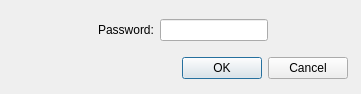
<?xml version="1.0" encoding="UTF-8"?>
<ui version="4.0">
 <class>SetPasswordDialog</class>
 <widget class="QDialog" name="SetPasswordDialog">
  <property name="geometry">
   <rect>
    <x>0</x>
    <y>0</y>
    <width>361</width>
    <height>94</height>
   </rect>
  </property>
  <property name="windowTitle">
   <string>Set server password</string>
  </property>
  <widget class="QWidget" name="verticalLayoutWidget">
   <property name="geometry">
    <rect>
     <x>17</x>
     <y>9</y>
     <width>331</width>
     <height>81</height>
    </rect>
   </property>
   <layout class="QVBoxLayout" name="verticalLayout_3">
    <item>
     <layout class="QHBoxLayout" name="horizontalLayout">
      <item>
       <spacer name="horizontalSpacer_2">
        <property name="orientation">
         <enum>Qt::Horizontal</enum>
        </property>
        <property name="sizeHint" stdset="0">
         <size>
          <width>40</width>
          <height>20</height>
         </size>
        </property>
       </spacer>
      </item>
      <item>
       <widget class="QLabel" name="label">
        <property name="text">
         <string>Password:</string>
        </property>
       </widget>
      </item>
      <item>
       <widget class="QLineEdit" name="setPasswordEdit">
        <property name="maxLength">
         <number>16</number>
        </property>
        <property name="echoMode">
         <enum>QLineEdit::Password</enum>
        </property>
       </widget>
      </item>
      <item>
       <spacer name="horizontalSpacer">
        <property name="orientation">
         <enum>Qt::Horizontal</enum>
        </property>
        <property name="sizeHint" stdset="0">
         <size>
          <width>40</width>
          <height>20</height>
         </size>
        </property>
       </spacer>
      </item>
     </layout>
    </item>
    <item>
     <widget class="QDialogButtonBox" name="setPasswordButtons">
      <property name="orientation">
       <enum>Qt::Horizontal</enum>
      </property>
      <property name="standardButtons">
       <set>QDialogButtonBox::Cancel|QDialogButtonBox::Ok</set>
      </property>
     </widget>
    </item>
   </layout>
  </widget>
 </widget>
 <resources/>
 <connections>
  <connection>
   <sender>setPasswordButtons</sender>
   <signal>accepted()</signal>
   <receiver>SetPasswordDialog</receiver>
   <slot>accept()</slot>
   <hints>
    <hint type="sourcelabel">
     <x>248</x>
     <y>254</y>
    </hint>
    <hint type="destinationlabel">
     <x>157</x>
     <y>274</y>
    </hint>
   </hints>
  </connection>
  <connection>
   <sender>setPasswordButtons</sender>
   <signal>rejected()</signal>
   <receiver>SetPasswordDialog</receiver>
   <slot>reject()</slot>
   <hints>
    <hint type="sourcelabel">
     <x>316</x>
     <y>260</y>
    </hint>
    <hint type="destinationlabel">
     <x>286</x>
     <y>274</y>
    </hint>
   </hints>
  </connection>
 </connections>
</ui>
